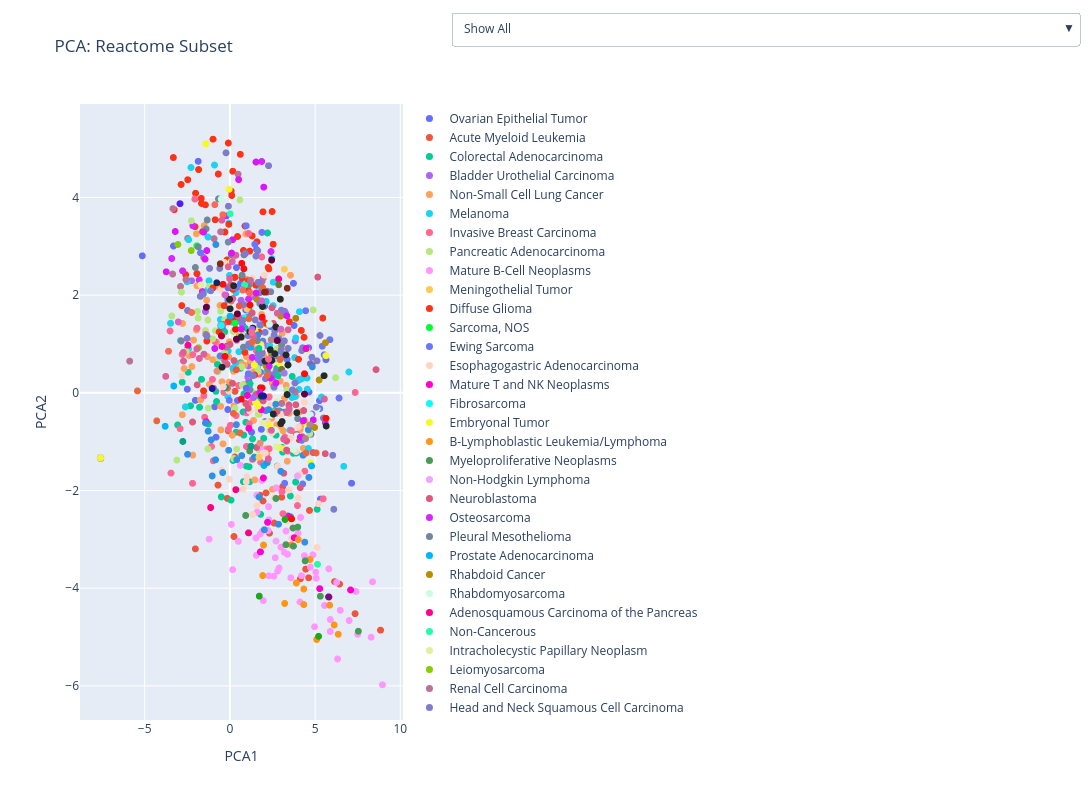
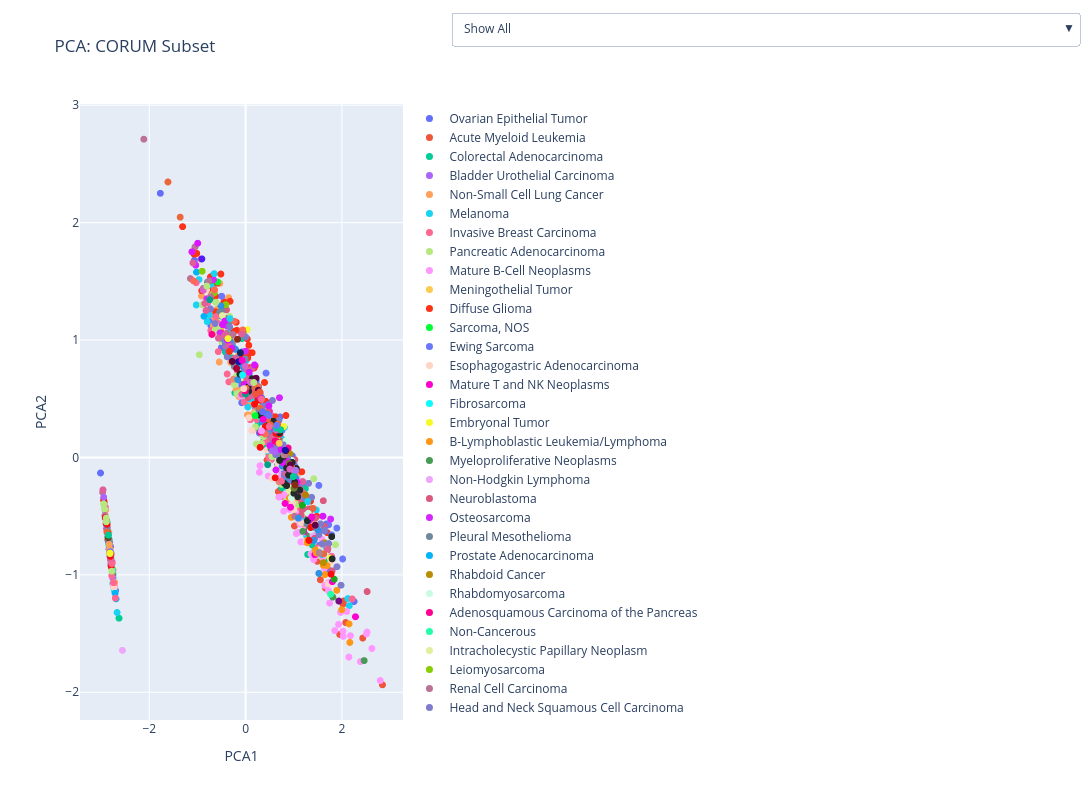
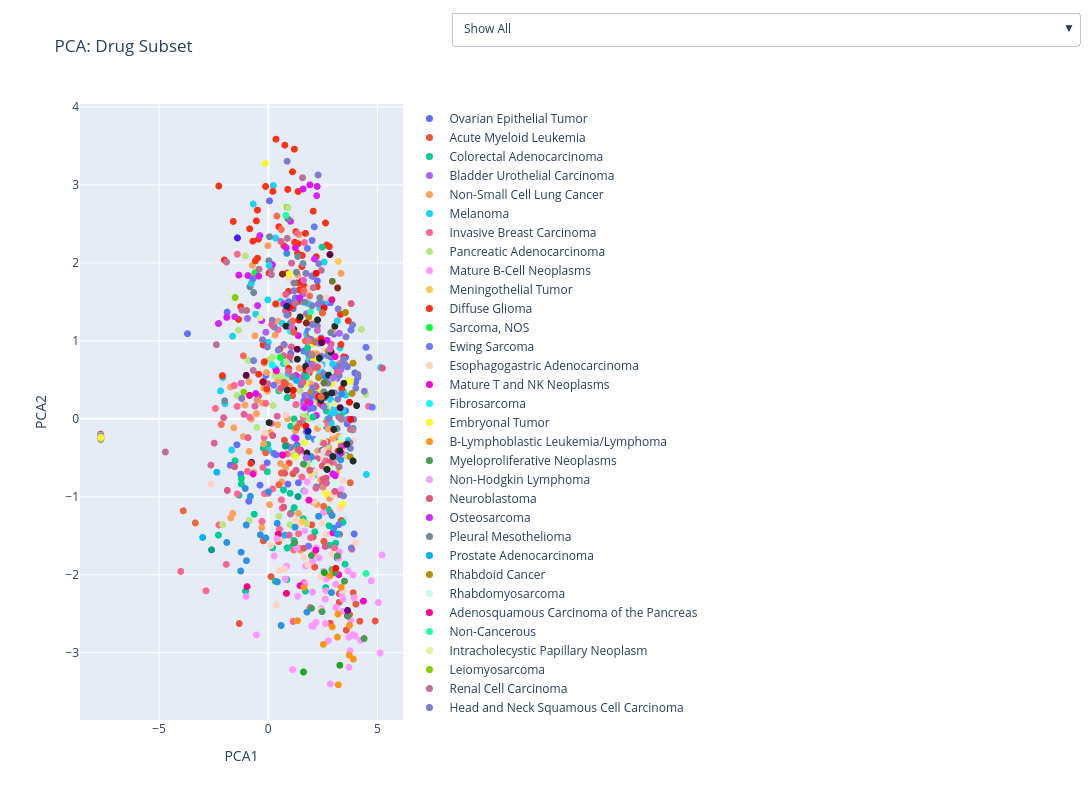

The code cell stored with these charts, in order, in its notebook:
### Code cell
# Assuming combined_df is your full dataset
reactome_fig, reactome_out = make_dropdown_pca_with_selection(reactome_matrix, "PCA: Reactome Subset")
corum_fig, corum_out = make_dropdown_pca_with_selection(corum_matrix, "PCA: CORUM Subset")
drug_fig, drug_out = make_dropdown_pca_with_selection(drug_matrix, "PCA: Drug Subset")

# Show plots
reactome_fig.show()
display(reactome_out)

corum_fig.show()
display(corum_out)

drug_fig.show()
display(drug_out)

# Save HTMLs
reactome_fig.write_html("pca_reactome.html")
corum_fig.write_html("pca_corum.html")
drug_fig.write_html("pca_drug.html")
